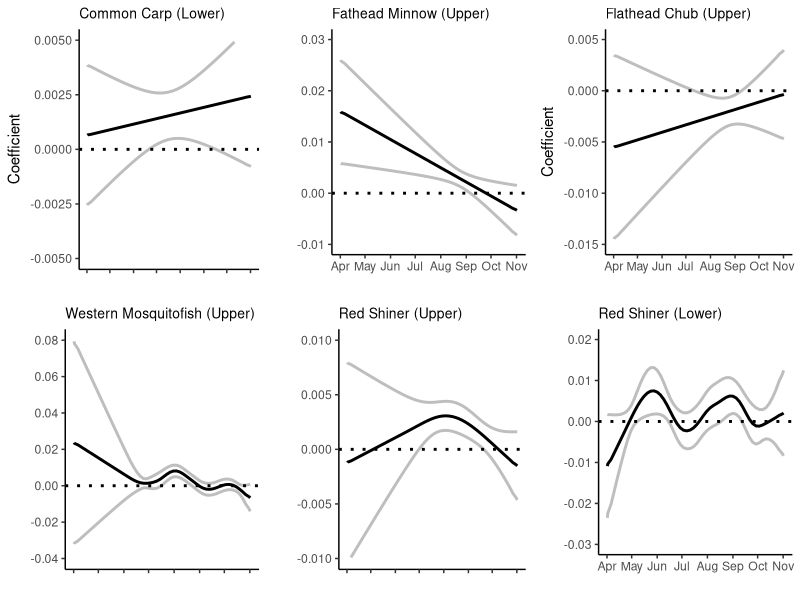

Here is the R script that generated this plot:
#read me ####
#script is to plot the species/reaches that had signicant FDA results for
#daily extent dry

#libraries ####
library(tidyverse)
library(cowplot)

#data ####

#extent
carcar_san_a <- read.csv("FDA_Data/Coefs_SanAcacia_CARCAR_Extent.csv")%>%
  mutate(Time = as.Date(Time, origin="1970-01-01"))
pimpro_is <- read.csv("FDA_Data/Coefs_Isleta_PIMPRO_Extent.csv")%>%
  mutate(Time = as.Date(Time, origin="1970-01-01"))
plagra_is <- read.csv("FDA_Data/Coefs_Isleta_PLAGRA_Extent.csv")%>%
  mutate(Time = as.Date(Time, origin="1970-01-01"))
gamaff_is <- read.csv("FDA_Data/Coefs_Isleta_GAMAFF_Extent.csv")%>%
  mutate(Time = as.Date(Time, origin="1970-01-01"))
cyplut_is <- read.csv("FDA_Data/Coefs_Isleta_CYPLUT_Extent.csv") %>%
  mutate(Time = as.Date(Time, origin="1970-01-01"))
cyplut_san_a <- read.csv("FDA_Data/Coefs_SanAcacia_CYPLUT_Extent.csv")%>%
  mutate(Time = as.Date(Time, origin="1970-01-01"))


#plotting code
#carcar - san acacia
pl_car_sana<- carcar_san_a %>% 
  ggplot(aes(x = Time, y = Coef))+
  geom_line(size = 1)+
  geom_line(aes(x=Time, y = UpperCI), color = "grey", linewidth = 1)+
  geom_line(aes(x=Time, y = LowerCI), color = "grey", linewidth = 1)+
  geom_hline(yintercept = 0, linetype = "dotted", linewidth = 1)+
  ylab("Coefficient")+ xlab("")+
  ylim(-0.005, 0.005)+
  theme_classic()+
  ggtitle("Common Carp (Lower)")+
  theme(plot.title = element_text(size = 10), axis.text.x=element_blank())+
  scale_x_date(date_breaks = "1 month", date_labels = "%b")


  #pimpro - isleta
pl_pim_is <- pimpro_is %>% 
  ggplot(aes(x = Time, y = Coef))+
  geom_line(size = 1)+
  geom_line(aes(x=Time, y = UpperCI), color = "grey", linewidth = 1)+
  geom_line(aes(x=Time, y = LowerCI), color = "grey", linewidth = 1)+
  geom_hline(yintercept = 0, linetype = "dotted", linewidth = 1)+
  ylab("")+ xlab("")+
  ylim(-0.01, 0.030)+
  theme_classic()+
  ggtitle("Fathead Minnow (Upper)")+
  theme(plot.title = element_text(size = 10))+
  scale_x_date(date_breaks = "1 month", date_labels = "%b")

  #plagra - isleta
pl_pla_is <-plagra_is %>% 
  ggplot(aes(x = Time, y = Coef))+
  geom_line(size = 1)+
  geom_line(aes(x=Time, y = UpperCI), color = "grey", linewidth = 1)+
  geom_line(aes(x=Time, y = LowerCI), color = "grey", linewidth = 1)+
  geom_hline(yintercept = 0, linetype = "dotted", linewidth = 1)+
  ylab("Coefficient")+ xlab("")+
  scale_y_continuous(breaks = seq(-0.04, 0.08, 0.02))+
  theme_classic()+
  ylim(-0.015, 0.005)+
  ggtitle("Flathead Chub (Upper)")+
  theme(plot.title = element_text(size = 10))+
  scale_x_date(date_breaks = "1 month", date_labels = "%b")


  #pimpro - isleta
pl_gam_is <-gamaff_is %>% 
  ggplot(aes(x = Time, y = Coef))+
  geom_line(size = 1)+
  geom_line(aes(x=Time, y = UpperCI), color = "grey", linewidth = 1)+
  geom_line(aes(x=Time, y = LowerCI), color = "grey", linewidth = 1)+
  geom_hline(yintercept = 0, linetype = "dotted", linewidth = 1)+
  ylab("")+ xlab("")+
  scale_y_continuous(limits = c(-0.04, 0.08), breaks = c(-0.04, -.02, 0.0, 0.02, 0.04, 0.06, 0.08))+
  theme_classic()+
  ggtitle("Western Mosquitofish (Upper)")+
  theme(plot.title = element_text(size = 10), axis.text.x=element_blank())+
  scale_x_date(date_breaks = "1 month", date_labels = "%b")


  #cyplut - isleta
pl_cyp_is <-cyplut_is %>%  
  ggplot(aes(x = Time, y = Coef))+
  geom_line(size = 1)+
  geom_line(aes(x=Time, y = UpperCI), color = "grey", linewidth = 1)+
  geom_line(aes(x=Time, y = LowerCI), color = "grey", linewidth = 1)+
  geom_hline(yintercept = 0, linetype = "dotted", linewidth = 1)+
  ylab("")+ xlab("")+
  ylim(-0.01, 0.01)+
  theme_classic()+
  ggtitle("Red Shiner (Upper)")+
  theme(plot.title = element_text(size = 10), axis.text.x=element_blank())+
  scale_x_date(date_breaks = "1 month", date_labels = "%b")


  #cyplut - san acacia
pl_cyp_sana <-cyplut_san_a %>% 
  ggplot(aes(x = Time, y = Coef))+
  geom_line(size = 1)+
  geom_line(aes(x=Time, y = UpperCI), color = "grey", linewidth = 1)+
  geom_line(aes(x=Time, y = LowerCI), color = "grey", linewidth = 1)+
  geom_hline(yintercept = 0, linetype = "dotted", linewidth = 1)+
  ylab("")+ xlab("")+
  ylim(-0.03, 0.02)+
  theme_classic()+
  ggtitle("Red Shiner (Lower)")+
  theme(plot.title = element_text(size = 10))+
  scale_x_date(date_breaks = "1 month", date_labels = "%b")



tiff("Figures/FDA_Extent.jpg", units= "in", width = 8, height = 6, res = 600)
plot_grid(pl_car_sana, pl_pim_is, pl_pla_is, pl_gam_is, pl_cyp_is, pl_cyp_sana)
dev.off()
